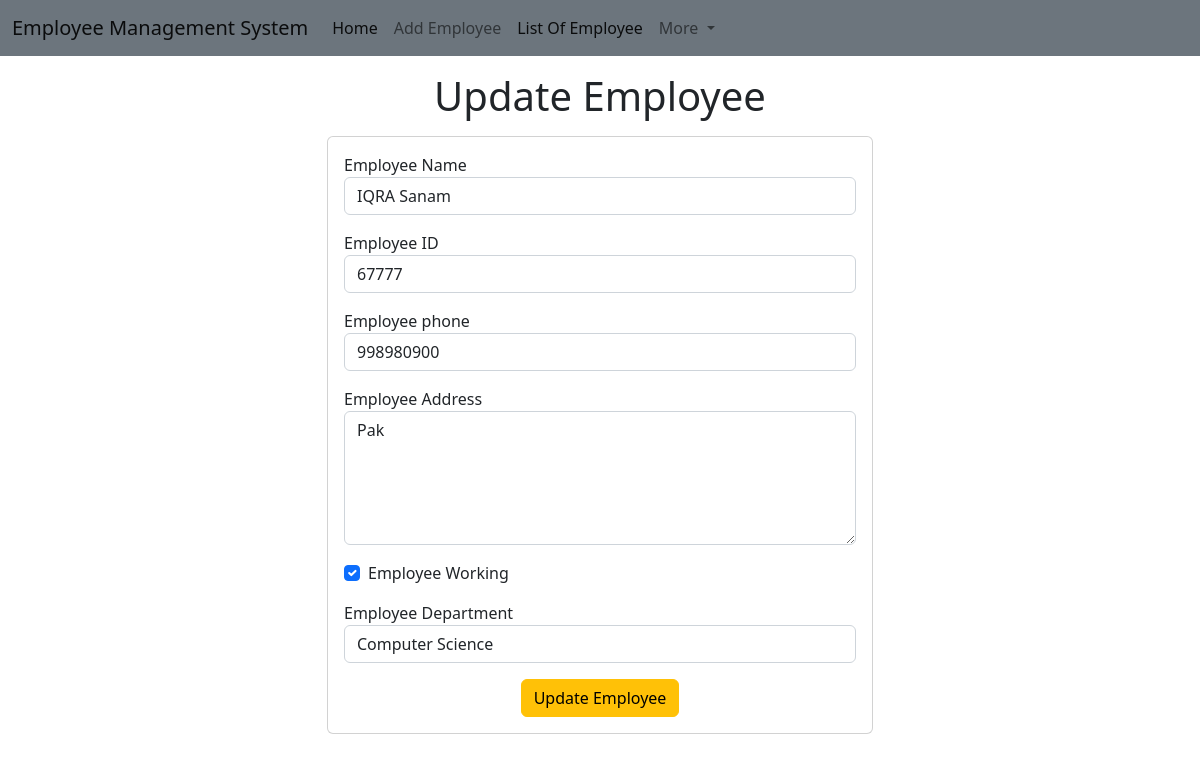
The app's page /emp/emp-update/13 with its own data.
### emp/models.py (models this page shows)
class Emp(models.Model):
    name = models.CharField(max_length=200, default='Mujahid')
    employee_id = models.IntegerField(default=0)
    phone_no = models.IntegerField(default=9507008142)
    address = models.CharField(max_length=200, default='Address Pune')
    working = models.BooleanField(default=True)
    department = models.CharField(max_length=200, default='Address Pune')

### emp/views.py (the view)
# urls.py: path('emp-update/<int:emp_id>',emp_update),
def emp_update(request, emp_id):
    emp_up = Emp.objects.get(id=emp_id)
    data = {
        'emp_up':emp_up
    }
    return render(request, 'emp/update_emp.html', data)

### templates/emp/update_emp.html (shortened to what this page needs)
<!DOCTYPE html>
<html lang="en">
<head>
    <link href="https://cdn.jsdelivr.net/npm/bootstrap@5.2.1/dist/css/bootstrap.min.css" rel="stylesheet">
</head>
<body>
    {% include 'emp/navbar.html' %}
    <h1 class="text-center my-3">Update Employee </h1>
    <div class="container">
        <div class="row">
            <div class="col-md-6 offset-md-3 " >
                <div class="card">
                    <div class="card-body">
                        <form action="/emp/do-update/{{emp_up.id}}" method="POST">
                            <div class="mb-3">
                                <label for="name">Employee Name</label>
                                <input value="{{emp_up.name}}" name="emp_name" id="name" type="text" class="form-control">
                            </div>
                            <div class="mb-3">
                                <label for="id">Employee ID</label>
                                <input value="{{emp_up.employee_id}}" name="emp_id" id="id" type="text" class="form-control">
                            </div>
                            <div class="mb-3">
                                <label for="phone">Employee phone</label>
                                <input value="{{emp_up.phone_no}}" name="emp_phone" id="phone" type="text" class="form-control">
                            </div>
                            <div class="mb-3">
                                <label for="address">Employee Address</label>
                                <textarea name="emp_address" id="address" rows="5" class="form-control">{{emp_up.address}}</textarea>
                            </div>
                            <div class="mb-3 form-check">
                                <label for="working" class="form-check-label">Employee Working</label>
                                <input {% if emp_up.working %} checked {% endif %} name="emp_working" id="working" type="checkbox" class="form-check-input">
                            </div>
                            <div class="mb-3">
                                <label for="department">Employee Department</label>
                                <select value="{{emp_up.department}}" name="emp_department" id="department" class="form-control">
                                    <option value="CSE">Computer Science</option>
                                </select>
                            </div>
                            <div class="container text-center">
                                <button class="btn btn-warning">
                                    Update Employee
                                </button>
                            </div>
                        </form>
                    </div>
                </div>
            </div>
        </div>
    </div>
</body>
</html>

### records on screen
Emp: emp_name "IQRA Sanam", emp_id "67777", emp_phone "998980900", emp_address "Pak", working "☑", emp_department "Computer Science"
